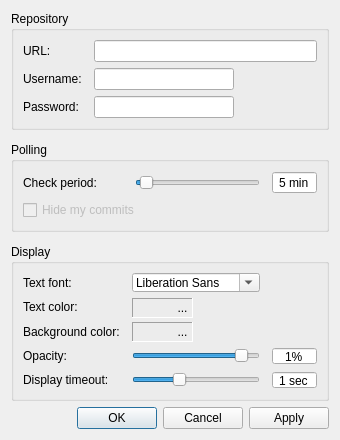
<?xml version="1.0" encoding="UTF-8"?>
<ui version="4.0">
 <class>Settings</class>
 <widget class="QDialog" name="Settings">
  <property name="geometry">
   <rect>
    <x>0</x>
    <y>0</y>
    <width>340</width>
    <height>440</height>
   </rect>
  </property>
  <property name="sizePolicy">
   <sizepolicy hsizetype="Fixed" vsizetype="Fixed">
    <horstretch>0</horstretch>
    <verstretch>0</verstretch>
   </sizepolicy>
  </property>
  <property name="minimumSize">
   <size>
    <width>340</width>
    <height>440</height>
   </size>
  </property>
  <property name="maximumSize">
   <size>
    <width>340</width>
    <height>440</height>
   </size>
  </property>
  <property name="windowTitle">
   <string>Settings</string>
  </property>
  <property name="windowIcon">
   <iconset resource="svncrow.qrc">
    <normaloff>:/trayicon</normaloff>:/trayicon</iconset>
  </property>
  <layout class="QVBoxLayout" name="verticalLayout">
   <item>
    <widget class="QWidget" name="widget" native="true">
     <property name="sizePolicy">
      <sizepolicy hsizetype="Expanding" vsizetype="Expanding">
       <horstretch>0</horstretch>
       <verstretch>0</verstretch>
      </sizepolicy>
     </property>
     <layout class="QVBoxLayout" name="verticalLayout_3">
      <property name="spacing">
       <number>12</number>
      </property>
      <property name="margin">
       <number>0</number>
      </property>
      <item>
       <widget class="QGroupBox" name="groupBox">
        <property name="title">
         <string>Repository</string>
        </property>
        <layout class="QFormLayout" name="formLayout">
         <property name="horizontalSpacing">
          <number>12</number>
         </property>
         <item row="1" column="0">
          <widget class="QLabel" name="label">
           <property name="text">
            <string>URL:</string>
           </property>
          </widget>
         </item>
         <item row="3" column="0">
          <widget class="QLabel" name="label_2">
           <property name="text">
            <string>Username:</string>
           </property>
          </widget>
         </item>
         <item row="5" column="0">
          <widget class="QLabel" name="label_3">
           <property name="text">
            <string>Password:</string>
           </property>
          </widget>
         </item>
         <item row="1" column="1">
          <widget class="QLineEdit" name="m_urlLineEdit"/>
         </item>
         <item row="3" column="1">
          <widget class="QLineEdit" name="m_usernameLineEdit">
           <property name="maximumSize">
            <size>
             <width>140</width>
             <height>16777215</height>
            </size>
           </property>
          </widget>
         </item>
         <item row="5" column="1">
          <widget class="QLineEdit" name="m_passwordLineEdit">
           <property name="maximumSize">
            <size>
             <width>140</width>
             <height>16777215</height>
            </size>
           </property>
           <property name="echoMode">
            <enum>QLineEdit::Password</enum>
           </property>
          </widget>
         </item>
        </layout>
       </widget>
      </item>
      <item>
       <widget class="QGroupBox" name="groupBox_2">
        <property name="title">
         <string>Polling</string>
        </property>
        <layout class="QGridLayout" name="gridLayout" columnminimumwidth="100,0,0">
         <property name="horizontalSpacing">
          <number>12</number>
         </property>
         <item row="0" column="1">
          <widget class="QSlider" name="m_checkPeriodSlider">
           <property name="minimum">
            <number>1</number>
           </property>
           <property name="maximum">
            <number>120</number>
           </property>
           <property name="value">
            <number>5</number>
           </property>
           <property name="orientation">
            <enum>Qt::Horizontal</enum>
           </property>
          </widget>
         </item>
         <item row="2" column="0" colspan="2">
          <widget class="QCheckBox" name="m_hidemeCheckBox">
           <property name="enabled">
            <bool>false</bool>
           </property>
           <property name="text">
            <string>Hide my commits</string>
           </property>
          </widget>
         </item>
         <item row="0" column="0">
          <widget class="QLabel" name="label_6">
           <property name="text">
            <string>Check period:</string>
           </property>
          </widget>
         </item>
         <item row="0" column="2">
          <widget class="QSpinBox" name="m_checkSpinBox">
           <property name="enabled">
            <bool>true</bool>
           </property>
           <property name="sizePolicy">
            <sizepolicy hsizetype="Fixed" vsizetype="Fixed">
             <horstretch>0</horstretch>
             <verstretch>0</verstretch>
            </sizepolicy>
           </property>
           <property name="minimumSize">
            <size>
             <width>45</width>
             <height>0</height>
            </size>
           </property>
           <property name="maximumSize">
            <size>
             <width>45</width>
             <height>16777215</height>
            </size>
           </property>
           <property name="frame">
            <bool>true</bool>
           </property>
           <property name="alignment">
            <set>Qt::AlignCenter</set>
           </property>
           <property name="readOnly">
            <bool>true</bool>
           </property>
           <property name="buttonSymbols">
            <enum>QAbstractSpinBox::NoButtons</enum>
           </property>
           <property name="accelerated">
            <bool>false</bool>
           </property>
           <property name="suffix">
            <string> min</string>
           </property>
           <property name="minimum">
            <number>1</number>
           </property>
           <property name="maximum">
            <number>120</number>
           </property>
           <property name="value">
            <number>5</number>
           </property>
          </widget>
         </item>
        </layout>
       </widget>
      </item>
      <item>
       <widget class="QGroupBox" name="groupBox_3">
        <property name="title">
         <string>Display</string>
        </property>
        <layout class="QGridLayout" name="gridLayout_2">
         <property name="horizontalSpacing">
          <number>12</number>
         </property>
         <item row="2" column="2">
          <widget class="QFrame" name="frame">
           <property name="sizePolicy">
            <sizepolicy hsizetype="Fixed" vsizetype="Fixed">
             <horstretch>0</horstretch>
             <verstretch>0</verstretch>
            </sizepolicy>
           </property>
           <property name="minimumSize">
            <size>
             <width>0</width>
             <height>20</height>
            </size>
           </property>
           <property name="maximumSize">
            <size>
             <width>16777215</width>
             <height>20</height>
            </size>
           </property>
           <property name="frameShape">
            <enum>QFrame::Panel</enum>
           </property>
           <property name="frameShadow">
            <enum>QFrame::Sunken</enum>
           </property>
           <property name="lineWidth">
            <number>1</number>
           </property>
           <layout class="QHBoxLayout" name="horizontalLayout">
            <property name="spacing">
             <number>0</number>
            </property>
            <property name="margin">
             <number>0</number>
            </property>
            <item>
             <widget class="QLabel" name="m_colorLabel">
              <property name="sizePolicy">
               <sizepolicy hsizetype="Fixed" vsizetype="Preferred">
                <horstretch>0</horstretch>
                <verstretch>0</verstretch>
               </sizepolicy>
              </property>
              <property name="minimumSize">
               <size>
                <width>40</width>
                <height>0</height>
               </size>
              </property>
              <property name="text">
               <string notr="true"/>
              </property>
             </widget>
            </item>
            <item>
             <widget class="QToolButton" name="m_colorButton">
              <property name="styleSheet">
               <string notr="true">border: 0px;</string>
              </property>
              <property name="text">
               <string notr="true">...</string>
              </property>
              <property name="toolButtonStyle">
               <enum>Qt::ToolButtonTextOnly</enum>
              </property>
             </widget>
            </item>
           </layout>
          </widget>
         </item>
         <item row="1" column="0">
          <widget class="QLabel" name="label_7">
           <property name="enabled">
            <bool>true</bool>
           </property>
           <property name="text">
            <string>Text color:</string>
           </property>
          </widget>
         </item>
         <item row="3" column="0">
          <widget class="QLabel" name="label_8">
           <property name="text">
            <string>Opacity:</string>
           </property>
          </widget>
         </item>
         <item row="4" column="0">
          <widget class="QLabel" name="label_9">
           <property name="text">
            <string>Display timeout:</string>
           </property>
          </widget>
         </item>
         <item row="0" column="0">
          <widget class="QLabel" name="label_4">
           <property name="enabled">
            <bool>true</bool>
           </property>
           <property name="text">
            <string>Text font:</string>
           </property>
          </widget>
         </item>
         <item row="4" column="2">
          <widget class="QSlider" name="m_displayTimeoutSlider">
           <property name="minimum">
            <number>1</number>
           </property>
           <property name="maximum">
            <number>15</number>
           </property>
           <property name="value">
            <number>6</number>
           </property>
           <property name="orientation">
            <enum>Qt::Horizontal</enum>
           </property>
          </widget>
         </item>
         <item row="0" column="2">
          <widget class="QFontComboBox" name="m_fontComboBox">
           <property name="enabled">
            <bool>true</bool>
           </property>
          </widget>
         </item>
         <item row="2" column="0">
          <widget class="QLabel" name="label_5">
           <property name="text">
            <string>Background color:</string>
           </property>
          </widget>
         </item>
         <item row="3" column="2">
          <widget class="QSlider" name="m_opacitySlider">
           <property name="minimum">
            <number>1</number>
           </property>
           <property name="maximum">
            <number>100</number>
           </property>
           <property name="value">
            <number>90</number>
           </property>
           <property name="orientation">
            <enum>Qt::Horizontal</enum>
           </property>
          </widget>
         </item>
         <item row="4" column="3">
          <widget class="QSpinBox" name="m_displayTimeoutSpinBox">
           <property name="sizePolicy">
            <sizepolicy hsizetype="Fixed" vsizetype="Fixed">
             <horstretch>0</horstretch>
             <verstretch>0</verstretch>
            </sizepolicy>
           </property>
           <property name="minimumSize">
            <size>
             <width>45</width>
             <height>0</height>
            </size>
           </property>
           <property name="maximumSize">
            <size>
             <width>45</width>
             <height>16777215</height>
            </size>
           </property>
           <property name="alignment">
            <set>Qt::AlignCenter</set>
           </property>
           <property name="readOnly">
            <bool>true</bool>
           </property>
           <property name="buttonSymbols">
            <enum>QAbstractSpinBox::NoButtons</enum>
           </property>
           <property name="suffix">
            <string> sec</string>
           </property>
           <property name="minimum">
            <number>1</number>
           </property>
           <property name="maximum">
            <number>15</number>
           </property>
          </widget>
         </item>
         <item row="3" column="3">
          <widget class="QSpinBox" name="m_opacitySpinBox">
           <property name="sizePolicy">
            <sizepolicy hsizetype="Fixed" vsizetype="Fixed">
             <horstretch>0</horstretch>
             <verstretch>0</verstretch>
            </sizepolicy>
           </property>
           <property name="minimumSize">
            <size>
             <width>45</width>
             <height>0</height>
            </size>
           </property>
           <property name="maximumSize">
            <size>
             <width>45</width>
             <height>16777215</height>
            </size>
           </property>
           <property name="alignment">
            <set>Qt::AlignCenter</set>
           </property>
           <property name="readOnly">
            <bool>true</bool>
           </property>
           <property name="buttonSymbols">
            <enum>QAbstractSpinBox::NoButtons</enum>
           </property>
           <property name="suffix">
            <string>%</string>
           </property>
           <property name="prefix">
            <string/>
           </property>
           <property name="minimum">
            <number>1</number>
           </property>
           <property name="maximum">
            <number>100</number>
           </property>
          </widget>
         </item>
         <item row="1" column="2">
          <widget class="QFrame" name="frame_2">
           <property name="enabled">
            <bool>true</bool>
           </property>
           <property name="sizePolicy">
            <sizepolicy hsizetype="Fixed" vsizetype="Fixed">
             <horstretch>0</horstretch>
             <verstretch>0</verstretch>
            </sizepolicy>
           </property>
           <property name="minimumSize">
            <size>
             <width>0</width>
             <height>20</height>
            </size>
           </property>
           <property name="frameShape">
            <enum>QFrame::Panel</enum>
           </property>
           <property name="frameShadow">
            <enum>QFrame::Sunken</enum>
           </property>
           <layout class="QHBoxLayout" name="horizontalLayout_2">
            <property name="spacing">
             <number>0</number>
            </property>
            <property name="margin">
             <number>0</number>
            </property>
            <item>
             <widget class="QLabel" name="m_fontColorLabel">
              <property name="sizePolicy">
               <sizepolicy hsizetype="Fixed" vsizetype="Preferred">
                <horstretch>0</horstretch>
                <verstretch>0</verstretch>
               </sizepolicy>
              </property>
              <property name="minimumSize">
               <size>
                <width>40</width>
                <height>0</height>
               </size>
              </property>
              <property name="text">
               <string notr="true"/>
              </property>
             </widget>
            </item>
            <item>
             <widget class="QToolButton" name="m_fontColorButton">
              <property name="styleSheet">
               <string notr="true">border: 0px;</string>
              </property>
              <property name="text">
               <string>...</string>
              </property>
             </widget>
            </item>
           </layout>
          </widget>
         </item>
        </layout>
       </widget>
      </item>
      <item>
       <spacer name="verticalSpacer">
        <property name="orientation">
         <enum>Qt::Vertical</enum>
        </property>
        <property name="sizeHint" stdset="0">
         <size>
          <width>20</width>
          <height>40</height>
         </size>
        </property>
       </spacer>
      </item>
     </layout>
    </widget>
   </item>
   <item>
    <widget class="QDialogButtonBox" name="m_buttonBox">
     <property name="orientation">
      <enum>Qt::Horizontal</enum>
     </property>
     <property name="standardButtons">
      <set>QDialogButtonBox::Apply|QDialogButtonBox::Cancel|QDialogButtonBox::Ok</set>
     </property>
    </widget>
   </item>
  </layout>
 </widget>
 <resources>
  <include location="svncrow.qrc"/>
 </resources>
 <connections>
  <connection>
   <sender>m_buttonBox</sender>
   <signal>accepted()</signal>
   <receiver>Settings</receiver>
   <slot>accept()</slot>
   <hints>
    <hint type="sourcelabel">
     <x>227</x>
     <y>387</y>
    </hint>
    <hint type="destinationlabel">
     <x>157</x>
     <y>274</y>
    </hint>
   </hints>
  </connection>
  <connection>
   <sender>m_buttonBox</sender>
   <signal>rejected()</signal>
   <receiver>Settings</receiver>
   <slot>reject()</slot>
   <hints>
    <hint type="sourcelabel">
     <x>295</x>
     <y>393</y>
    </hint>
    <hint type="destinationlabel">
     <x>286</x>
     <y>274</y>
    </hint>
   </hints>
  </connection>
  <connection>
   <sender>m_checkPeriodSlider</sender>
   <signal>valueChanged(int)</signal>
   <receiver>m_checkSpinBox</receiver>
   <slot>setValue(int)</slot>
   <hints>
    <hint type="sourcelabel">
     <x>159</x>
     <y>172</y>
    </hint>
    <hint type="destinationlabel">
     <x>330</x>
     <y>186</y>
    </hint>
   </hints>
  </connection>
  <connection>
   <sender>m_opacitySlider</sender>
   <signal>valueChanged(int)</signal>
   <receiver>m_opacitySpinBox</receiver>
   <slot>setValue(int)</slot>
   <hints>
    <hint type="sourcelabel">
     <x>246</x>
     <y>312</y>
    </hint>
    <hint type="destinationlabel">
     <x>330</x>
     <y>326</y>
    </hint>
   </hints>
  </connection>
  <connection>
   <sender>m_displayTimeoutSlider</sender>
   <signal>valueChanged(int)</signal>
   <receiver>m_displayTimeoutSpinBox</receiver>
   <slot>setValue(int)</slot>
   <hints>
    <hint type="sourcelabel">
     <x>252</x>
     <y>333</y>
    </hint>
    <hint type="destinationlabel">
     <x>291</x>
     <y>335</y>
    </hint>
   </hints>
  </connection>
 </connections>
</ui>
